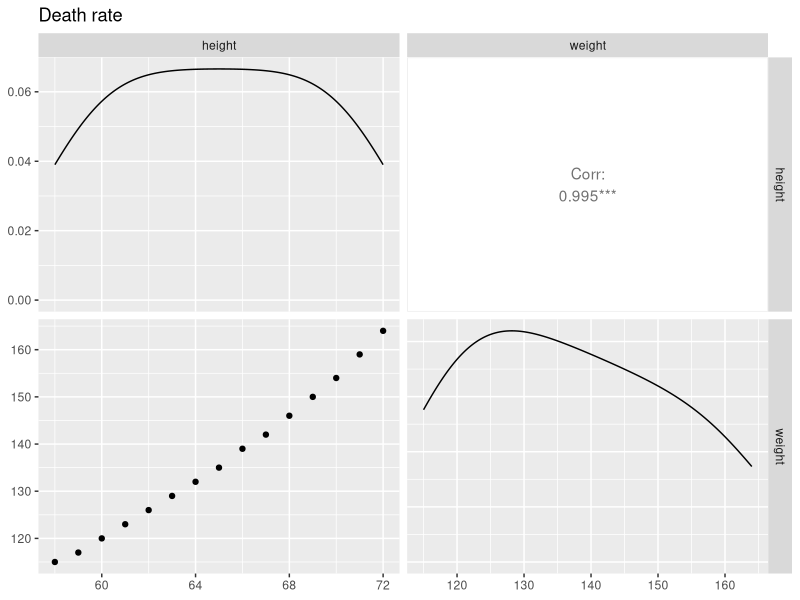
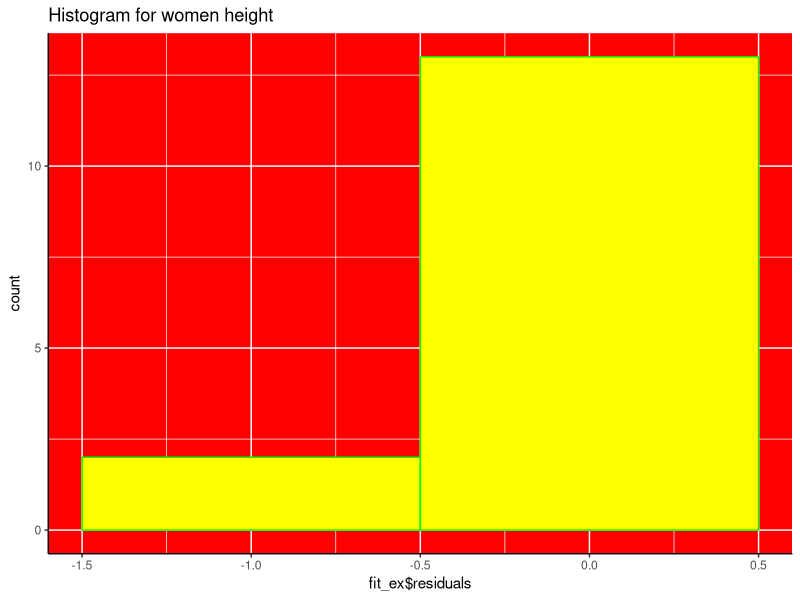
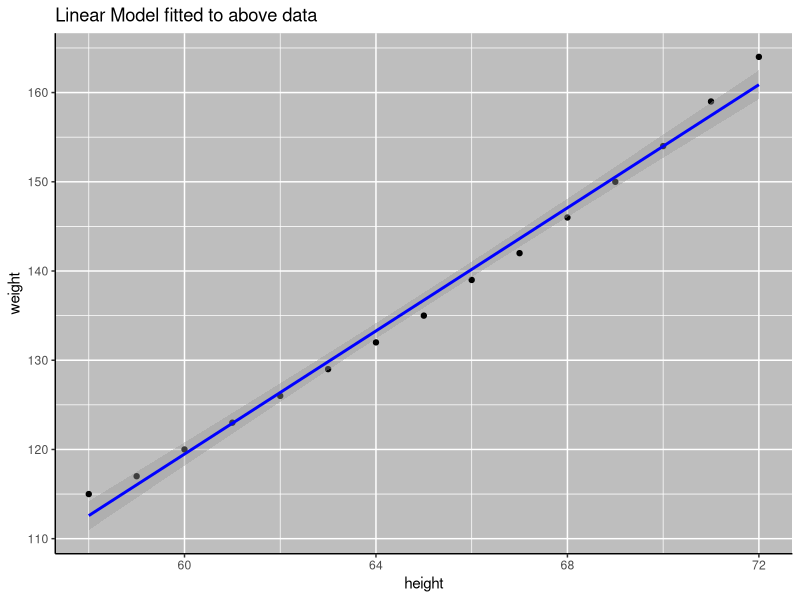
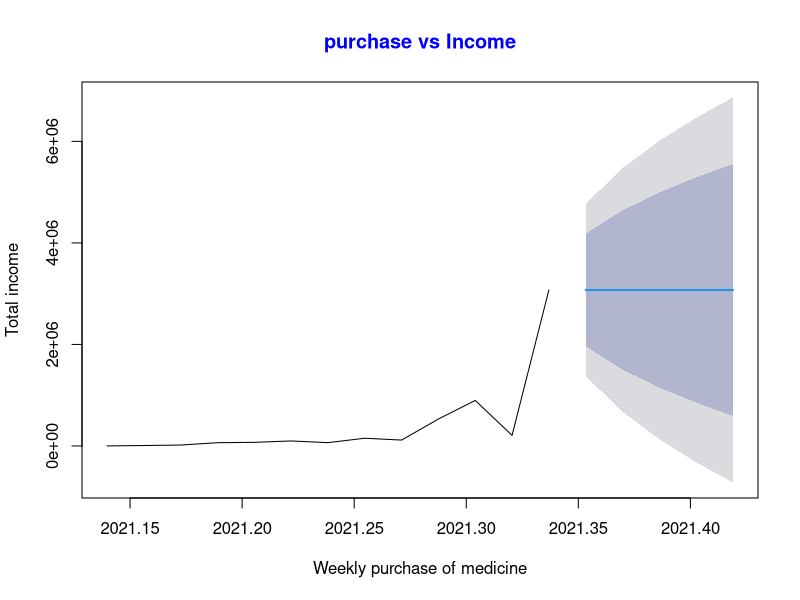

Recreate these plots in R, in order.
## ---- chunk 1
knitr::opts_chunk$set(echo = TRUE)
## ---- chunk 2
#GGally -  create a plot matrix for the data visualization.

library(GGally)
data(women)
head(women)

ggpairs(data=women, columns=1:2, title="Death rate")
fit_ex <- lm(height ~ weight, data = women)
ggplot(data=women, aes(fit_ex$residuals)) +
  geom_histogram(binwidth = 1, color = "green", fill = "yellow") +
  theme(panel.background = element_rect(fill = "red"),
        axis.line.x=element_line(),
        axis.line.y=element_line()) +
  ggtitle("Histogram for women height")



## ---- chunk 3
ggplot(data = women, aes(x = height, y = weight)) +
  geom_point() +
  stat_smooth(method = "lm", col = "blue") +
  theme(panel.background = element_rect(fill = "grey"),
        axis.line.x=element_line(),
        axis.line.y=element_line()) +
  ggtitle("Linear Model fitted to above data")

predict(fit_ex, data.frame(weight = 70.2))

summary(fit_ex)



## ---- chunk 4
#Example -2 
x <- c(680, 8713, 18166, 64287, 71600,
       98521, 65324, 152114, 115843,
       531267, 896851, 208725, 3072113)
library(lubridate)
library(forecast)
cts <- ts(x, start = decimal_date(ymd("2021-02-21")),frequency = 365.25 / 6)
fit <- auto.arima(cts)
forecast(fit, 4)
plot(forecast(fit, 5), xlab ="Weekly purchase of medicine",ylab ="Total income",main ="purchase vs Income", col.main ="blue")
